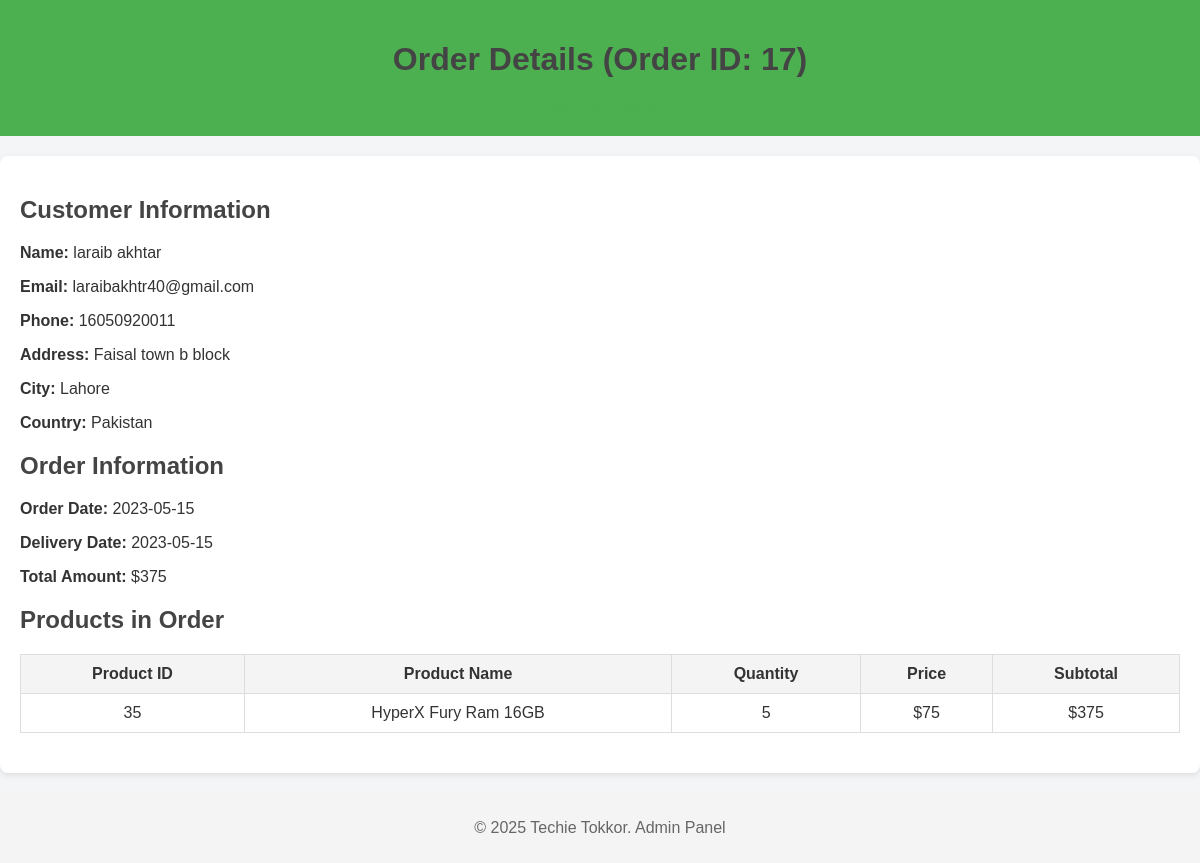
Page /website/view_order.php?id=17 (signed in) on the committed database.
### tables this page shows
CREATE TABLE `accounts` (
  `aid` int(11) NOT NULL,
  `afname` varchar(100) NOT NULL,
  `alname` varchar(100) NOT NULL,
  `phone` char(11) NOT NULL,
  `email` varchar(100) NOT NULL,
  `cnic` char(13) NOT NULL,
  `dob` date NOT NULL,
  `username` varchar(100) NOT NULL,
  `gender` varchar(10) NOT NULL,
  `password` varchar(100) NOT NULL
);

CREATE TABLE `orders` (
  `oid` int(11) NOT NULL,
  `dateod` date NOT NULL,
  `datedel` date DEFAULT NULL,
  `aid` int(11) NOT NULL,
  `address` varchar(255) NOT NULL,
  `city` varchar(50) NOT NULL,
  `country` varchar(100) NOT NULL,
  `account` char(16) DEFAULT NULL,
  `total` int(11) NOT NULL
);

CREATE TABLE `products` (
  `pid` int(11) NOT NULL,
  `pname` varchar(100) NOT NULL,
  `category` varchar(50) NOT NULL,
  `description` varchar(200) NOT NULL,
  `price` int(11) NOT NULL,
  `qtyavail` int(11) NOT NULL DEFAULT 0,  
  `img` varchar(255) NOT NULL,
  `brand` varchar(100) NOT NULL
);

### website/view_order.php (the view, shortened to what this page needs)
<?php
include("include/connect.php");
$order_id = intval($_GET['id']);
$order_query = "SELECT * FROM orders WHERE oid = $order_id";
$order_result = mysqli_query($con, $order_query);
$order = mysqli_fetch_assoc($order_result);
$order_products_query = "
    SELECT od.pid, p.pname, od.qty, p.price
    FROM `order-details` od
    JOIN products p ON od.pid = p.pid
    WHERE od.oid = $order_id
";
$order_products_result = mysqli_query($con, $order_products_query);
$user_query = "SELECT * FROM accounts WHERE aid = {$order['aid']}";
$user_result = mysqli_query($con, $user_query);
$user = mysqli_fetch_assoc($user_result);
?>
<!DOCTYPE html>
<html lang="en">
<head>
</head>
<body>
    <header>
        <h1>Order Details (Order ID: <?php echo $order_id; ?>)</h1>
        <a href="order_management.php">Back to Orders</a>
    </header>
    <main>
        <section>
            <h2>Customer Information</h2>
            <p><strong>Name:</strong> <?php echo "{$user['afname']} {$user['alname']}"; ?></p>
            <p><strong>Email:</strong> <?php echo $user['email']; ?></p>
            <p><strong>Phone:</strong> <?php echo $user['phone']; ?></p>
            <p><strong>Address:</strong> <?php echo $order['address']; ?></p>
            <p><strong>City:</strong> <?php echo $order['city']; ?></p>
            <p><strong>Country:</strong> <?php echo $order['country']; ?></p>
        </section>
        <section>
            <h2>Order Information</h2>
            <p><strong>Order Date:</strong> <?php echo $order['dateod']; ?></p>
            <p><strong>Delivery Date:</strong> <?php echo $order['datedel']; ?></p>
            <p><strong>Total Amount:</strong> $<?php echo $order['total']; ?></p>
        </section>
        <section>
            <h2>Products in Order</h2>
            <table>
                <thead>
                    <tr>
                        <th>Product ID</th>
                        <th>Product Name</th>
                        <th>Quantity</th>
                        <th>Price</th>
                        <th>Subtotal</th>
                    </tr>
                </thead>
                <tbody>
                    <?php
                    while ($product = mysqli_fetch_assoc($order_products_result)) {
                        $subtotal = $product['qty'] * $product['price'];
                        echo "<tr>
                            <td>{$product['pid']}</td>
                            <td>{$product['pname']}</td>
                            <td>{$product['qty']}</td>
                            <td>\${$product['price']}</td>
                            <td>\${$subtotal}</td>
                        </tr>";
                    }
                    ?>
                </tbody>
            </table>
        </section>
    </main>
    <footer>
        <p>© 2025 Techie Tokkor. Admin Panel</p>
    </footer>
</body>
</html>

### website/view_order.php (style rules this page uses)
body { font-family: Arial, sans-serif; margin: 0; padding: 0; background-color: #f4f5f7; color: #333; }
header { padding: 20px; text-align: center; background: #4CAF50; color: white; margin-bottom: 20px; }
main { max-width: 1200px; margin: 0 auto; padding: 20px; background: white; border-radius: 8px; box-shadow: 0 2px 6px rgba(0, 0, 0, 0.1); }
h1, h2 { margin-bottom: 20px; color: #444; }
section { margin-bottom: 20px; }
table { width: 100%; border-collapse: collapse; margin-top: 10px; }
table, th, td { border: 1px solid #ddd; }
th, td { padding: 10px; text-align: center; }
th { background-color: #f4f4f4; }
a { text-decoration: none; color: #4CAF50; font-weight: bold; }
footer { margin-top: 20px; text-align: center; padding: 10px; background: #f4f4f4; color: #666; }

### rows in the picture
accounts: afname "laraib", alname "akhtar", email "laraibakhtr40@gmail.com", phone "16050920011"
orders: address "Faisal town b block", city "Lahore", country "Pakistan", dateod "2023-05-15", datedel "2023-05-15", total "375"
order-details: pid "35", pid.pname "HyperX Fury Ram 16GB", qty "5", pid.price "75", qty.price "375"

### other values in the picture
$order_id "17"
